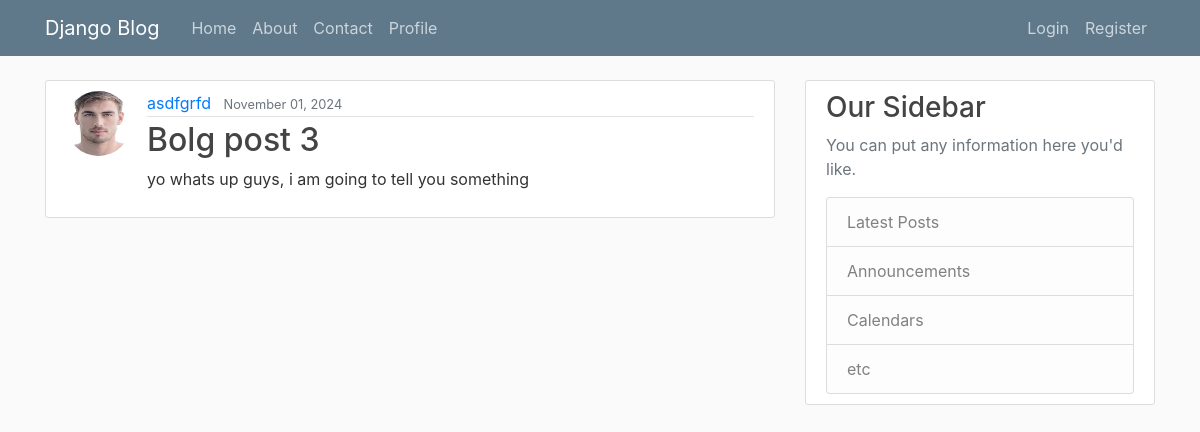
The app's page /post/4/ with its own data.
### blog/models.py (models this page shows, shortened)
class Post(models.Model):
    title= models.CharField(max_length=100)
    content= models.TextField()
    date=models.DateTimeField(default=timezone.now)
    author=models.ForeignKey(User,on_delete=models.CASCADE)

### users/models.py (models this page shows, shortened)
class Profile(models.Model):
    user = models.OneToOneField(User,on_delete=models.CASCADE)
    image = models.ImageField(default='default.jpg',upload_to='profile_pics')

### blog/views.py (the view)
# urls.py: path('post/<int:pk>/', PostDetailView.as_view(), name='post-detail'),
class PostDetailView(DetailView):
    model= Post

### blog/templates/blog/post_detail.html
{% extends "blog/base.html" %}
{% block content %}
<article class="media content-section">
    <img class="rounded-circle article-img" src="{{object.author.profile.image.url}}">
    <div class="media-body">
      <div class="article-metadata">
        <a class="mr-2" href="#">{{ object.author }}</a>
        <small class="text-muted">{{ object.date | date:"F d, Y"}}</small>
      </div>
      <h2  class="article-title" >{{ object.title }}</h2>
      <p class="article-content">{{ object.content }}</p>
    </div>
  </article>
{% endblock content %}

### blog/static/blog/main.css (style rules this page uses)
body { background: #fafafa; color: #333333; margin-top: 5rem; }
h1, h2, h3, h4, h5, h6 { color: #444444; }
.content-section { background: #ffffff; padding: 10px 20px; border: 1px solid #dddddd; border-radius: 3px; margin-bottom: 20px; }
.article-title { color: #444444; }
.article-content { white-space: pre-line; }
.article-img { height: 65px; width: 65px; margin-right: 16px; }
.article-metadata { padding-bottom: 1px; margin-bottom: 4px; border-bottom: 1px solid #e3e3e3 }

### records on screen
Post: author.profile.image (picture), author "asdfgrfd", date "November 01, 2024", title "Bolg post 3", content "yo whats up guys, i am going to tell you something"
